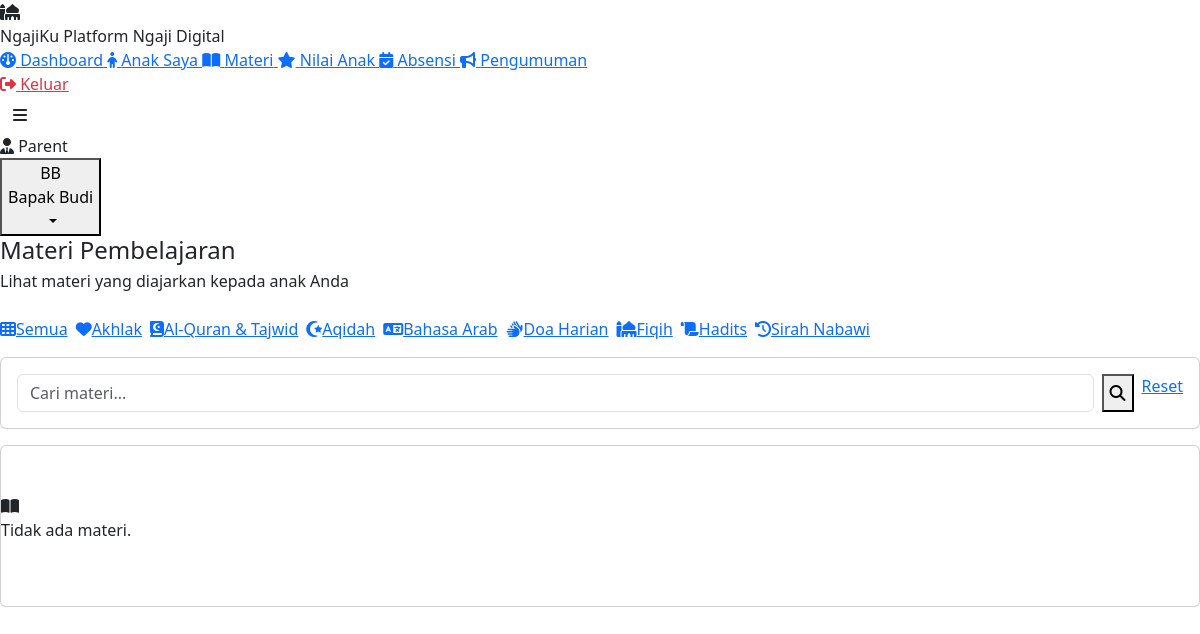
/pages/parent/materi.php (signed in), run on the app's committed database.
### tables this page shows
CREATE TABLE kategori_materi (
    id INT AUTO_INCREMENT PRIMARY KEY,
    nama VARCHAR(100) NOT NULL,
    ikon VARCHAR(50) DEFAULT 'fa-book',
    warna VARCHAR(20) DEFAULT '#2E7D32'
);

### includes/functions.php (called while the page is built, shortened)
<?php
function sanitize(string $input): string {
    return htmlspecialchars(strip_tags(trim($input)), ENT_QUOTES, 'UTF-8');
}

### pages/parent/materi.php (the view, shortened to what this page needs)
<?php
$db  = getDB();
$kategoriList = $db->query("SELECT * FROM kategori_materi ORDER BY nama")->fetchAll();
$filterKat = (int)($_GET['kategori'] ?? 0);
$search    = sanitize($_GET['q'] ?? '');
$where = "WHERE m.status='publik'";
$params = [];
$stmt = $db->prepare("SELECT m.*, km.nama as nama_kat, u.nama as nama_ustad FROM materi m LEFT JOIN kategori_materi km ON m.kategori_id=km.id LEFT JOIN users u ON m.ustad_id=u.id $where ORDER BY m.created_at DESC");
$stmt->execute($params);
$materiList = $stmt->fetchAll();
require_once '../../includes/header.php';
?>
<h4 class="page-title mb-1">Materi Pembelajaran</h4>
<p class="page-subtitle mb-4">Lihat materi yang diajarkan kepada anak Anda</p>
<div class="d-flex gap-2 flex-wrap mb-3">
    <a href="materi.php" class="kategori-pill <?= !$filterKat?'active':'' ?>"><i class="fas fa-th"></i>Semua</a>
    <?php foreach ($kategoriList as $k): ?>
    <a href="materi.php?kategori=<?= $k['id'] ?>" class="kategori-pill <?= $filterKat==$k['id']?'active':'' ?>">
        <i class="fas <?= $k['ikon'] ?>"></i><?= sanitize($k['nama']) ?>
    </a>
    <?php endforeach; ?>
</div>
<div class="card mb-3"><div class="card-body p-3">
    <form method="GET" class="d-flex gap-2">
        <input type="text" name="q" class="form-control" placeholder="Cari materi..." value="<?= sanitize($search) ?>">
        <button type="submit" class="btn-primary-green"><i class="fas fa-search"></i></button>
        <a href="materi.php" class="btn-outline-green">Reset</a>
    </form>
</div></div>
<?php if (empty($materiList)): ?>
<div class="card"><div class="empty-state py-5"><i class="fas fa-book-open"></i><p>Tidak ada materi.</p></div></div>
<?php endif; ?>
<?php require_once '../../includes/footer.php'; ?>

### data on the page
kategori_materi: nama "Akhlak"
kategori_materi: nama "Al-Quran & Tajwid"
kategori_materi: nama "Aqidah"
kategori_materi: nama "Bahasa Arab"
kategori_materi: nama "Doa Harian"
kategori_materi: nama "Fiqih"
kategori_materi: nama "Hadits"
kategori_materi: nama "Sirah Nabawi"

### other printed values
SITE_NAME "NgajiKu"
$menu['label'] "Dashboard"
$menu['label'] "Anak Saya"
$menu['label'] "Materi"
$menu['label'] "Nilai Anak"
$menu['label'] "Absensi"
$menu['label'] "Pengumuman"
$role "Parent"
avatarInitial($user['nama']) "BB"
$user['nama'] "Bapak Budi"
